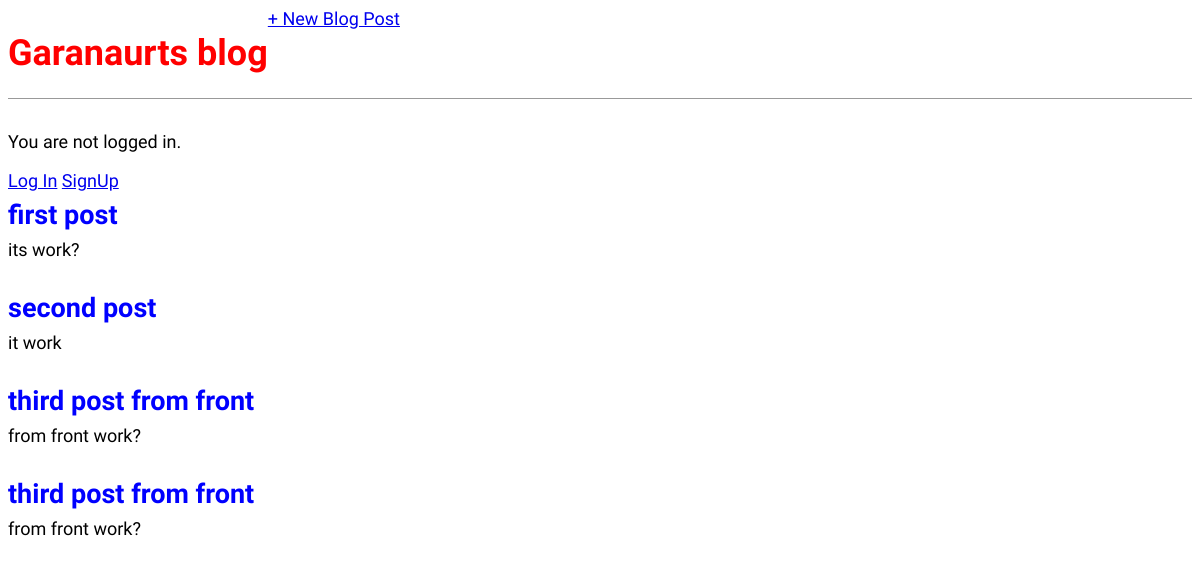
The app's page /, older data.
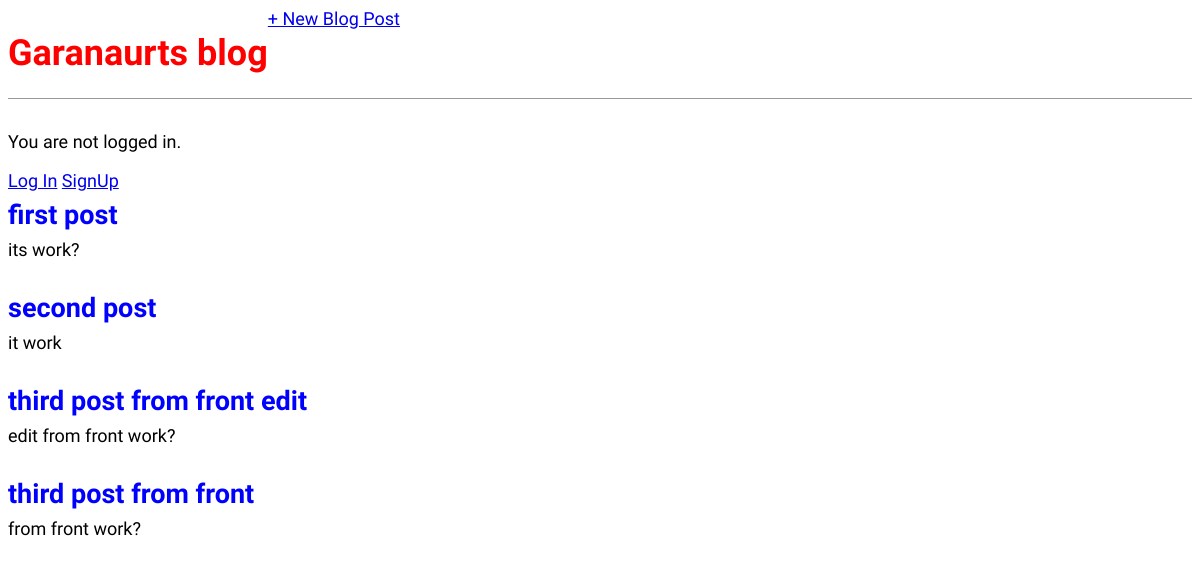
The same page, newer data.
### pages/models.py (models this page shows, shortened)
class Post(models.Model):
    title = models.CharField(max_length=200)
    author = models.ForeignKey('auth.User',on_delete=models.CASCADE,)
    body = models.TextField()

### pages/views.py (the view)
# urls.py: path('', BlogListView.as_view(), name='home'),
class BlogListView(ListView):
    model = Post
    template_name = 'home.html'

### templates/home.html (shortened to what this page needs)
<!DOCTYPE html>
<html lang="en">
<head>
</head>
<body>
    {% extends 'base.html' %}
    {% block content %}
      {% for post in object_list %}
        <div class="post-entry">
          <h2><a href="{% url 'post_detail' post.pk %}">{{ post.title }}</a></h2>
          <p>{{ post.body }}</p>
        </div>
      {% endfor %}
    {% endblock content %}

Row changes from the older to the newer data that the page shows:
changed Post: title "third post from front" → "third post from front edit"; body "from front work?" → "edit from front work?"
